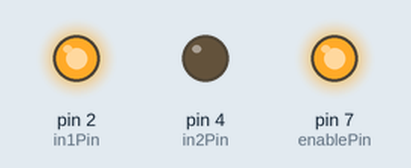
The sketch below on a simulated Arduino Uno, built with avr-gcc and run on an emulated ATmega328P. Shown: output pins drawn as LEDs (lit = HIGH).

Above: at 1.0 s.
At 3.0 s:
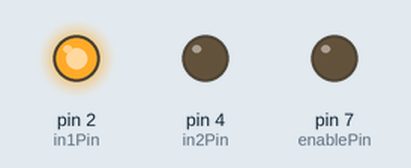
Timing chart, 0 to 4.6 s (numbered marks = the images above):
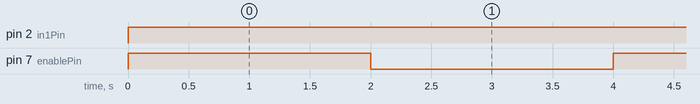

Measured:
- by itself, pin 2 (in1Pin): LOW → HIGH at 0.00 s
- by itself, pin 7 (enablePin): alternates HIGH for 2.0 s and LOW for 2.0 s

The sketch:

dcmoter.ino
```cpp
// 定義
const int in1Pin = 2;
const int in2Pin = 4;
const int enablePin = 7;

void setup() {
  // ピンモードの設定
  pinMode(in1Pin, OUTPUT);
  pinMode(in2Pin, OUTPUT);
  pinMode(enablePin, OUTPUT);

  // モータを最初はオフにする
  digitalWrite(enablePin, LOW);
  digitalWrite(in1Pin, LOW);
  digitalWrite(in2Pin, LOW);
}

void loop() {
  // モータをオンにする
  digitalWrite(enablePin, HIGH);
  digitalWrite(in1Pin, HIGH);
  digitalWrite(in2Pin, LOW);
  delay(2000);

  // モータをオフにする
  digitalWrite(enablePin, LOW);
  delay(2000);
}
```
